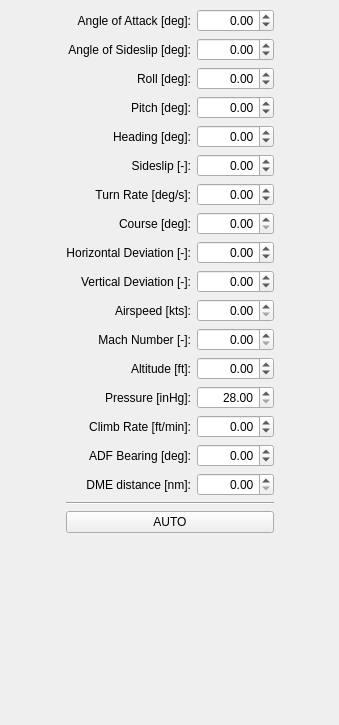
<?xml version="1.0" encoding="UTF-8"?>
<ui version="4.0">
 <class>DockWidgetTest</class>
 <widget class="QDockWidget" name="DockWidgetTest">
  <property name="geometry">
   <rect>
    <x>0</x>
    <y>0</y>
    <width>339</width>
    <height>725</height>
   </rect>
  </property>
  <property name="minimumSize">
   <size>
    <width>339</width>
    <height>725</height>
   </size>
  </property>
  <property name="locale">
   <locale language="English" country="UnitedStates"/>
  </property>
  <property name="windowTitle">
   <string>Controls</string>
  </property>
  <widget class="QWidget" name="dockWidgetContents">
   <layout class="QGridLayout" name="gridLayout">
    <item row="10" column="2">
     <widget class="QDoubleSpinBox" name="spinBoxSpeed">
      <property name="alignment">
       <set>Qt::AlignRight|Qt::AlignTrailing|Qt::AlignVCenter</set>
      </property>
      <property name="maximum">
       <double>9999.000000000000000</double>
      </property>
     </widget>
    </item>
    <item row="6" column="1">
     <widget class="QLabel" name="label_5">
      <property name="text">
       <string>Turn Rate [deg/s]:</string>
      </property>
      <property name="alignment">
       <set>Qt::AlignRight|Qt::AlignTrailing|Qt::AlignVCenter</set>
      </property>
      <property name="buddy">
       <cstring>spinBoxTurn</cstring>
      </property>
     </widget>
    </item>
    <item row="14" column="2">
     <widget class="QDoubleSpinBox" name="spinBoxClimb">
      <property name="alignment">
       <set>Qt::AlignRight|Qt::AlignTrailing|Qt::AlignVCenter</set>
      </property>
      <property name="minimum">
       <double>-650.000000000000000</double>
      </property>
      <property name="maximum">
       <double>650.000000000000000</double>
      </property>
      <property name="singleStep">
       <double>5.000000000000000</double>
      </property>
     </widget>
    </item>
    <item row="19" column="1" colspan="2">
     <spacer name="verticalSpacer">
      <property name="orientation">
       <enum>Qt::Vertical</enum>
      </property>
      <property name="sizeHint" stdset="0">
       <size>
        <width>20</width>
        <height>40</height>
       </size>
      </property>
     </spacer>
    </item>
    <item row="13" column="2">
     <widget class="QDoubleSpinBox" name="spinBoxPress">
      <property name="alignment">
       <set>Qt::AlignRight|Qt::AlignTrailing|Qt::AlignVCenter</set>
      </property>
      <property name="minimum">
       <double>28.000000000000000</double>
      </property>
      <property name="maximum">
       <double>31.500000000000000</double>
      </property>
     </widget>
    </item>
    <item row="13" column="1">
     <widget class="QLabel" name="label_12">
      <property name="text">
       <string>Pressure [inHg]:</string>
      </property>
      <property name="alignment">
       <set>Qt::AlignRight|Qt::AlignTrailing|Qt::AlignVCenter</set>
      </property>
      <property name="buddy">
       <cstring>spinBoxPress</cstring>
      </property>
     </widget>
    </item>
    <item row="9" column="2">
     <widget class="QDoubleSpinBox" name="spinBoxDevV">
      <property name="alignment">
       <set>Qt::AlignRight|Qt::AlignTrailing|Qt::AlignVCenter</set>
      </property>
      <property name="minimum">
       <double>-1.000000000000000</double>
      </property>
      <property name="maximum">
       <double>1.000000000000000</double>
      </property>
      <property name="singleStep">
       <double>0.050000000000000</double>
      </property>
     </widget>
    </item>
    <item row="4" column="2">
     <widget class="QDoubleSpinBox" name="spinBoxHead">
      <property name="alignment">
       <set>Qt::AlignRight|Qt::AlignTrailing|Qt::AlignVCenter</set>
      </property>
      <property name="minimum">
       <double>-360.000000000000000</double>
      </property>
      <property name="maximum">
       <double>360.000000000000000</double>
      </property>
     </widget>
    </item>
    <item row="9" column="1">
     <widget class="QLabel" name="label_7">
      <property name="text">
       <string>Vertical Deviation [-]:</string>
      </property>
      <property name="alignment">
       <set>Qt::AlignRight|Qt::AlignTrailing|Qt::AlignVCenter</set>
      </property>
      <property name="buddy">
       <cstring>spinBoxDevV</cstring>
      </property>
     </widget>
    </item>
    <item row="0" column="2">
     <widget class="QDoubleSpinBox" name="spinBoxAlpha">
      <property name="alignment">
       <set>Qt::AlignRight|Qt::AlignTrailing|Qt::AlignVCenter</set>
      </property>
      <property name="minimum">
       <double>-20.000000000000000</double>
      </property>
      <property name="maximum">
       <double>20.000000000000000</double>
      </property>
     </widget>
    </item>
    <item row="8" column="1">
     <widget class="QLabel" name="label_6">
      <property name="text">
       <string>Horizontal Deviation [-]:</string>
      </property>
      <property name="alignment">
       <set>Qt::AlignRight|Qt::AlignTrailing|Qt::AlignVCenter</set>
      </property>
      <property name="buddy">
       <cstring>spinBoxDevH</cstring>
      </property>
     </widget>
    </item>
    <item row="8" column="2">
     <widget class="QDoubleSpinBox" name="spinBoxDevH">
      <property name="alignment">
       <set>Qt::AlignRight|Qt::AlignTrailing|Qt::AlignVCenter</set>
      </property>
      <property name="minimum">
       <double>-1.000000000000000</double>
      </property>
      <property name="maximum">
       <double>1.000000000000000</double>
      </property>
      <property name="singleStep">
       <double>0.050000000000000</double>
      </property>
     </widget>
    </item>
    <item row="11" column="2">
     <widget class="QDoubleSpinBox" name="spinBoxMach">
      <property name="alignment">
       <set>Qt::AlignRight|Qt::AlignTrailing|Qt::AlignVCenter</set>
      </property>
      <property name="maximum">
       <double>20.000000000000000</double>
      </property>
     </widget>
    </item>
    <item row="18" column="1" colspan="2">
     <widget class="QPushButton" name="pushButtonAuto">
      <property name="text">
       <string>AUTO</string>
      </property>
      <property name="checkable">
       <bool>true</bool>
      </property>
     </widget>
    </item>
    <item row="12" column="2">
     <widget class="QDoubleSpinBox" name="spinBoxAlt">
      <property name="alignment">
       <set>Qt::AlignRight|Qt::AlignTrailing|Qt::AlignVCenter</set>
      </property>
      <property name="minimum">
       <double>-1000.000000000000000</double>
      </property>
      <property name="maximum">
       <double>99999.000000000000000</double>
      </property>
      <property name="singleStep">
       <double>10.000000000000000</double>
      </property>
     </widget>
    </item>
    <item row="0" column="3">
     <spacer name="horizontalSpacer_2">
      <property name="orientation">
       <enum>Qt::Horizontal</enum>
      </property>
      <property name="sizeHint" stdset="0">
       <size>
        <width>40</width>
        <height>20</height>
       </size>
      </property>
     </spacer>
    </item>
    <item row="0" column="1">
     <widget class="QLabel" name="label_13">
      <property name="text">
       <string>Angle of Attack [deg]:</string>
      </property>
      <property name="alignment">
       <set>Qt::AlignRight|Qt::AlignTrailing|Qt::AlignVCenter</set>
      </property>
      <property name="buddy">
       <cstring>spinBoxAlpha</cstring>
      </property>
     </widget>
    </item>
    <item row="2" column="1">
     <widget class="QLabel" name="label">
      <property name="text">
       <string>Roll [deg]:</string>
      </property>
      <property name="alignment">
       <set>Qt::AlignRight|Qt::AlignTrailing|Qt::AlignVCenter</set>
      </property>
      <property name="buddy">
       <cstring>spinBoxRoll</cstring>
      </property>
     </widget>
    </item>
    <item row="15" column="2">
     <widget class="QDoubleSpinBox" name="spinBoxADF">
      <property name="alignment">
       <set>Qt::AlignRight|Qt::AlignTrailing|Qt::AlignVCenter</set>
      </property>
      <property name="minimum">
       <double>-360.000000000000000</double>
      </property>
      <property name="maximum">
       <double>360.000000000000000</double>
      </property>
     </widget>
    </item>
    <item row="12" column="1">
     <widget class="QLabel" name="label_9">
      <property name="text">
       <string>Altitude [ft]:</string>
      </property>
      <property name="alignment">
       <set>Qt::AlignRight|Qt::AlignTrailing|Qt::AlignVCenter</set>
      </property>
      <property name="buddy">
       <cstring>spinBoxAlt</cstring>
      </property>
     </widget>
    </item>
    <item row="16" column="2">
     <widget class="QDoubleSpinBox" name="spinBoxDME">
      <property name="alignment">
       <set>Qt::AlignRight|Qt::AlignTrailing|Qt::AlignVCenter</set>
      </property>
      <property name="maximum">
       <double>999.000000000000000</double>
      </property>
     </widget>
    </item>
    <item row="10" column="1">
     <widget class="QLabel" name="label_8">
      <property name="text">
       <string>Airspeed [kts]:</string>
      </property>
      <property name="alignment">
       <set>Qt::AlignRight|Qt::AlignTrailing|Qt::AlignVCenter</set>
      </property>
      <property name="buddy">
       <cstring>spinBoxSpeed</cstring>
      </property>
     </widget>
    </item>
    <item row="0" column="0">
     <spacer name="horizontalSpacer">
      <property name="orientation">
       <enum>Qt::Horizontal</enum>
      </property>
      <property name="sizeHint" stdset="0">
       <size>
        <width>40</width>
        <height>20</height>
       </size>
      </property>
     </spacer>
    </item>
    <item row="17" column="1" colspan="2">
     <widget class="Line" name="line">
      <property name="orientation">
       <enum>Qt::Horizontal</enum>
      </property>
     </widget>
    </item>
    <item row="11" column="1">
     <widget class="QLabel" name="label_11">
      <property name="text">
       <string>Mach Number [-]:</string>
      </property>
      <property name="alignment">
       <set>Qt::AlignRight|Qt::AlignTrailing|Qt::AlignVCenter</set>
      </property>
      <property name="buddy">
       <cstring>spinBoxMach</cstring>
      </property>
     </widget>
    </item>
    <item row="16" column="1">
     <widget class="QLabel" name="label_16">
      <property name="text">
       <string>DME distance [nm]:</string>
      </property>
      <property name="alignment">
       <set>Qt::AlignRight|Qt::AlignTrailing|Qt::AlignVCenter</set>
      </property>
      <property name="buddy">
       <cstring>spinBoxDME</cstring>
      </property>
     </widget>
    </item>
    <item row="6" column="2">
     <widget class="QDoubleSpinBox" name="spinBoxTurn">
      <property name="alignment">
       <set>Qt::AlignRight|Qt::AlignTrailing|Qt::AlignVCenter</set>
      </property>
      <property name="minimum">
       <double>-7.000000000000000</double>
      </property>
      <property name="maximum">
       <double>7.000000000000000</double>
      </property>
      <property name="singleStep">
       <double>0.100000000000000</double>
      </property>
     </widget>
    </item>
    <item row="4" column="1">
     <widget class="QLabel" name="label_3">
      <property name="text">
       <string>Heading [deg]:</string>
      </property>
      <property name="alignment">
       <set>Qt::AlignRight|Qt::AlignTrailing|Qt::AlignVCenter</set>
      </property>
      <property name="buddy">
       <cstring>spinBoxHead</cstring>
      </property>
     </widget>
    </item>
    <item row="5" column="2">
     <widget class="QDoubleSpinBox" name="spinBoxSlip">
      <property name="alignment">
       <set>Qt::AlignRight|Qt::AlignTrailing|Qt::AlignVCenter</set>
      </property>
      <property name="minimum">
       <double>-1.000000000000000</double>
      </property>
      <property name="maximum">
       <double>1.000000000000000</double>
      </property>
      <property name="singleStep">
       <double>0.050000000000000</double>
      </property>
     </widget>
    </item>
    <item row="5" column="1">
     <widget class="QLabel" name="label_4">
      <property name="text">
       <string>Sideslip [-]:</string>
      </property>
      <property name="alignment">
       <set>Qt::AlignRight|Qt::AlignTrailing|Qt::AlignVCenter</set>
      </property>
      <property name="buddy">
       <cstring>spinBoxSlip</cstring>
      </property>
     </widget>
    </item>
    <item row="3" column="2">
     <widget class="QDoubleSpinBox" name="spinBoxPitch">
      <property name="alignment">
       <set>Qt::AlignRight|Qt::AlignTrailing|Qt::AlignVCenter</set>
      </property>
      <property name="minimum">
       <double>-90.000000000000000</double>
      </property>
      <property name="maximum">
       <double>90.000000000000000</double>
      </property>
     </widget>
    </item>
    <item row="1" column="1">
     <widget class="QLabel" name="label_14">
      <property name="text">
       <string>Angle of Sideslip [deg]:</string>
      </property>
      <property name="alignment">
       <set>Qt::AlignRight|Qt::AlignTrailing|Qt::AlignVCenter</set>
      </property>
      <property name="buddy">
       <cstring>spinBoxBeta</cstring>
      </property>
     </widget>
    </item>
    <item row="3" column="1">
     <widget class="QLabel" name="label_2">
      <property name="text">
       <string>Pitch [deg]:</string>
      </property>
      <property name="alignment">
       <set>Qt::AlignRight|Qt::AlignTrailing|Qt::AlignVCenter</set>
      </property>
      <property name="buddy">
       <cstring>spinBoxPitch</cstring>
      </property>
     </widget>
    </item>
    <item row="2" column="2">
     <widget class="QDoubleSpinBox" name="spinBoxRoll">
      <property name="alignment">
       <set>Qt::AlignRight|Qt::AlignTrailing|Qt::AlignVCenter</set>
      </property>
      <property name="minimum">
       <double>-180.000000000000000</double>
      </property>
      <property name="maximum">
       <double>180.000000000000000</double>
      </property>
     </widget>
    </item>
    <item row="14" column="1">
     <widget class="QLabel" name="label_10">
      <property name="text">
       <string>Climb Rate [ft/min]:</string>
      </property>
      <property name="alignment">
       <set>Qt::AlignRight|Qt::AlignTrailing|Qt::AlignVCenter</set>
      </property>
      <property name="buddy">
       <cstring>spinBoxClimb</cstring>
      </property>
     </widget>
    </item>
    <item row="1" column="2">
     <widget class="QDoubleSpinBox" name="spinBoxBeta">
      <property name="alignment">
       <set>Qt::AlignRight|Qt::AlignTrailing|Qt::AlignVCenter</set>
      </property>
      <property name="minimum">
       <double>-15.000000000000000</double>
      </property>
      <property name="maximum">
       <double>15.000000000000000</double>
      </property>
     </widget>
    </item>
    <item row="15" column="1">
     <widget class="QLabel" name="label_15">
      <property name="text">
       <string>ADF Bearing [deg]:</string>
      </property>
      <property name="alignment">
       <set>Qt::AlignRight|Qt::AlignTrailing|Qt::AlignVCenter</set>
      </property>
      <property name="buddy">
       <cstring>spinBoxADF</cstring>
      </property>
     </widget>
    </item>
    <item row="7" column="1">
     <widget class="QLabel" name="label_17">
      <property name="text">
       <string>Course [deg]:</string>
      </property>
      <property name="alignment">
       <set>Qt::AlignRight|Qt::AlignTrailing|Qt::AlignVCenter</set>
      </property>
      <property name="buddy">
       <cstring>spinBoxCourse</cstring>
      </property>
     </widget>
    </item>
    <item row="7" column="2">
     <widget class="QDoubleSpinBox" name="spinBoxCourse">
      <property name="alignment">
       <set>Qt::AlignRight|Qt::AlignTrailing|Qt::AlignVCenter</set>
      </property>
      <property name="maximum">
       <double>360.000000000000000</double>
      </property>
     </widget>
    </item>
   </layout>
  </widget>
 </widget>
 <tabstops>
  <tabstop>spinBoxAlpha</tabstop>
  <tabstop>spinBoxBeta</tabstop>
  <tabstop>spinBoxRoll</tabstop>
  <tabstop>spinBoxPitch</tabstop>
  <tabstop>spinBoxHead</tabstop>
  <tabstop>spinBoxSlip</tabstop>
  <tabstop>spinBoxTurn</tabstop>
  <tabstop>spinBoxCourse</tabstop>
  <tabstop>spinBoxDevH</tabstop>
  <tabstop>spinBoxDevV</tabstop>
  <tabstop>spinBoxSpeed</tabstop>
  <tabstop>spinBoxMach</tabstop>
  <tabstop>spinBoxAlt</tabstop>
  <tabstop>spinBoxPress</tabstop>
  <tabstop>spinBoxClimb</tabstop>
  <tabstop>spinBoxADF</tabstop>
  <tabstop>spinBoxDME</tabstop>
  <tabstop>pushButtonAuto</tabstop>
 </tabstops>
 <resources/>
 <connections/>
</ui>
